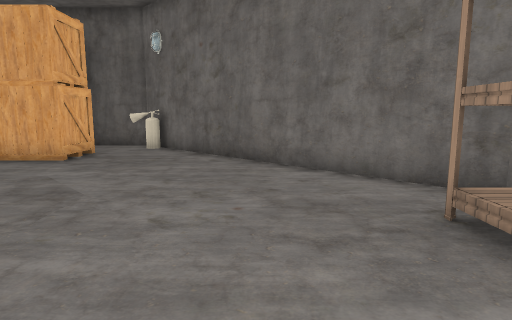
View 1 (above)

16 first-person views from a walk through a 3-D level made in the Godot game engine. The camera is 1.3 m above the floor, tilts 8° down and sees 75° across. The floor is counted in squares, 1 m on a side. Each view is taken from the middle of a square. On the plan, view 1 faces up. The plan holds only what a view shows up to about 14 squares ahead; the rest is blank. Some surface patterns are stand-ins.

View 2
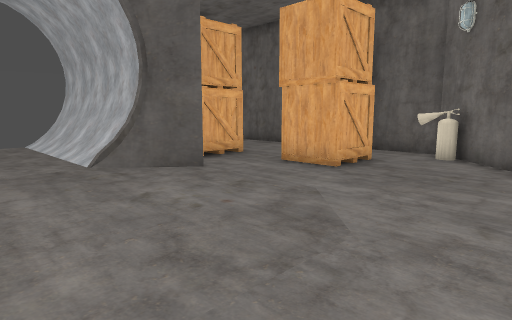

View 3
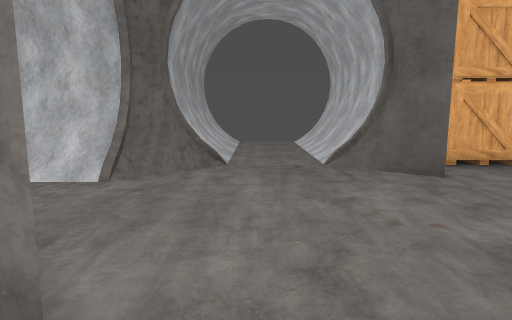

View 4
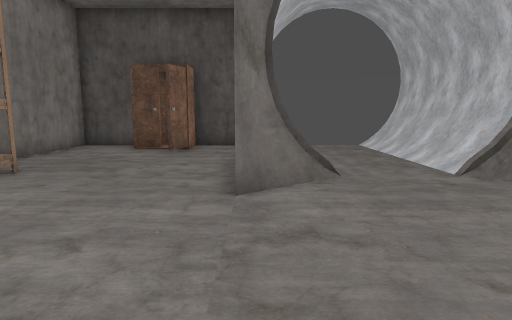

View 5
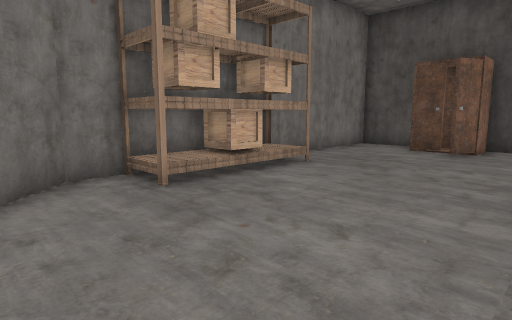

View 6
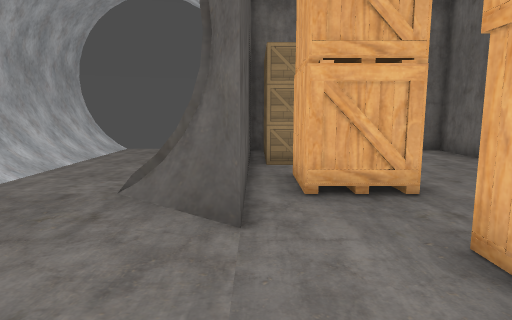

View 7
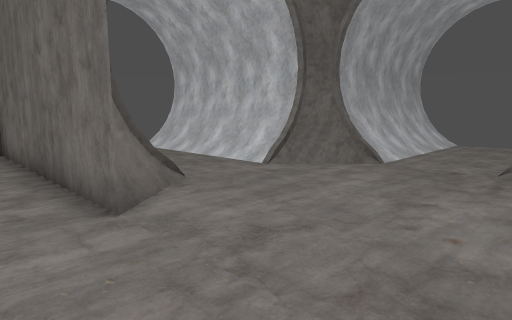

View 8
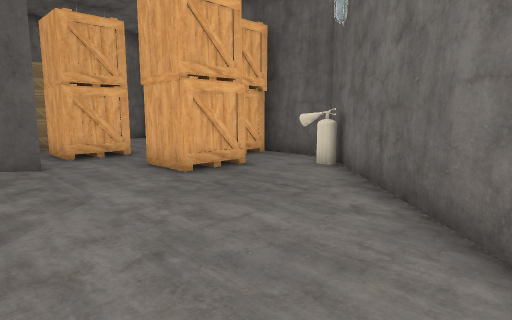

View 9
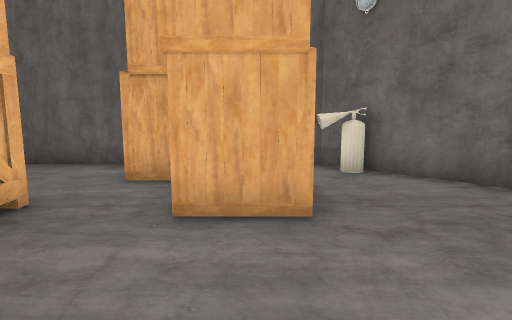

View 10
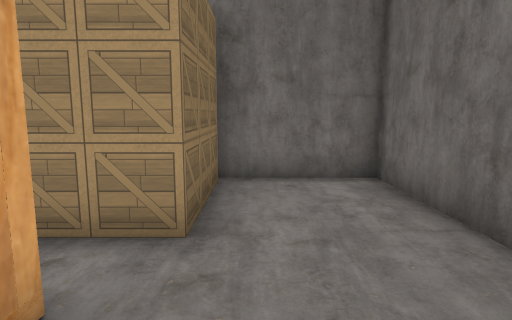

View 11
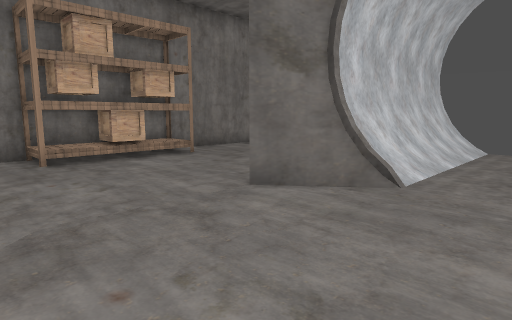

View 12
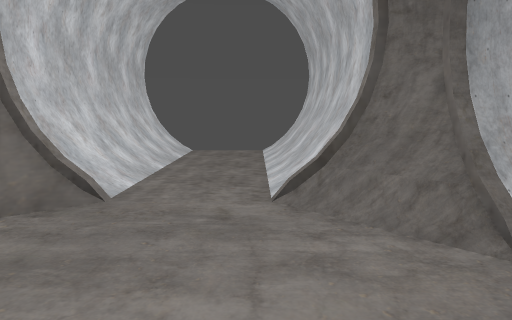

View 13
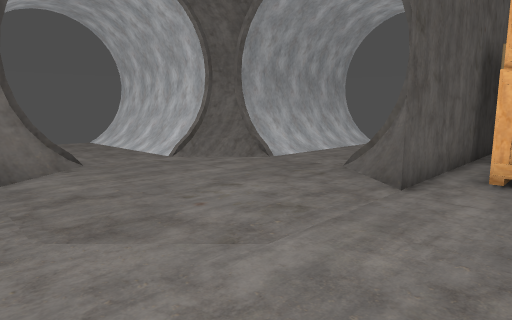

View 14
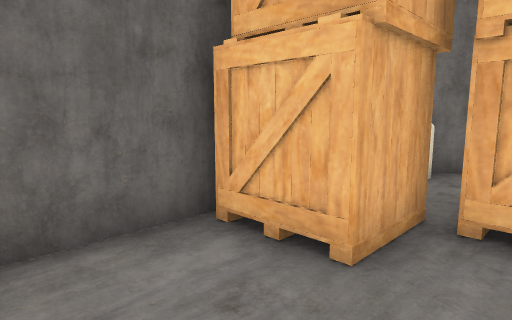

View 15
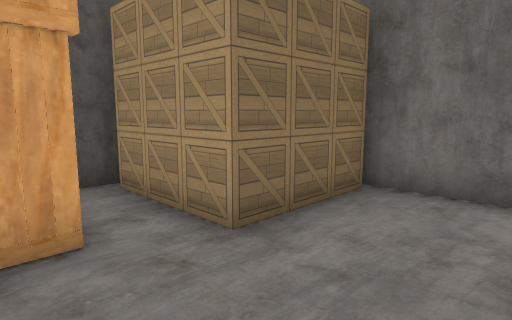

View 16
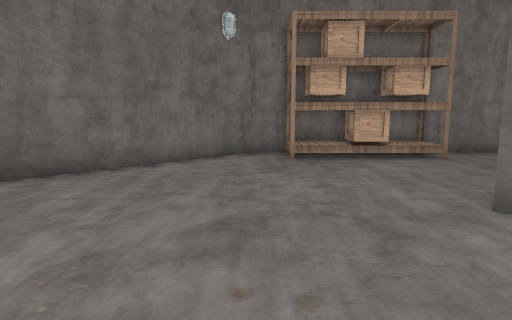

### Floor plan
Key: @ floor where view 1 was taken; # wall or solid block; x gap in a wall; . main floor; : floor 0.25 m higher than the main floor; / step, stairs or slope; = window, fence, low wall or low ledge; E fire extinguisher; B box; S shelf; C closet.
Columns run from 16 left of view 1 to 4 right of it. Each row starts with its distance up from view 1.
 14 #############
 13 #.......BB..##
 12 #.......BB..E##
 11 #........BB...##
 10 #BBB.....B:....##
  9    B.B:B.BB.....##
  8    B.BBB.........##
  7 #########.........##
  6 x#######/..........##
  5 ////////............#
  4 ...................S#
  3 ...................S#
  2 ////////...........S#
  1 x#######/....#.....S#
  0        #=...=#..@..S#
 -1        #=...=#......#
 -2        #=...=#......#
 -3        #=...=#......#
 -4        #=...=#..C...#
 -5        #=...=#.CCC..#
 -6        #=...=#.CCC..#
 -7        #=   =###  ###

Positions as (right, up) in squares from view 1, and headings:
1: (0, 0), facing up
2: (-1, 2), facing up-left
3: (-1, 3), facing left
4: (-3, 7), facing down
5: (-3, 7), facing down-right
6: (-4, 7), facing left
7: (-1, 6), facing down-left
8: (1, 5), facing up-left
9: (-6, 5), facing up
10: (-9, 11), facing left
11: (-7, 6), facing down-right
12: (-7, 5), facing down
13: (-2, 9), facing down-left
14: (-11, 10), facing up-right
15: (-10, 13), facing down-left
16: (-7, 5), facing right
